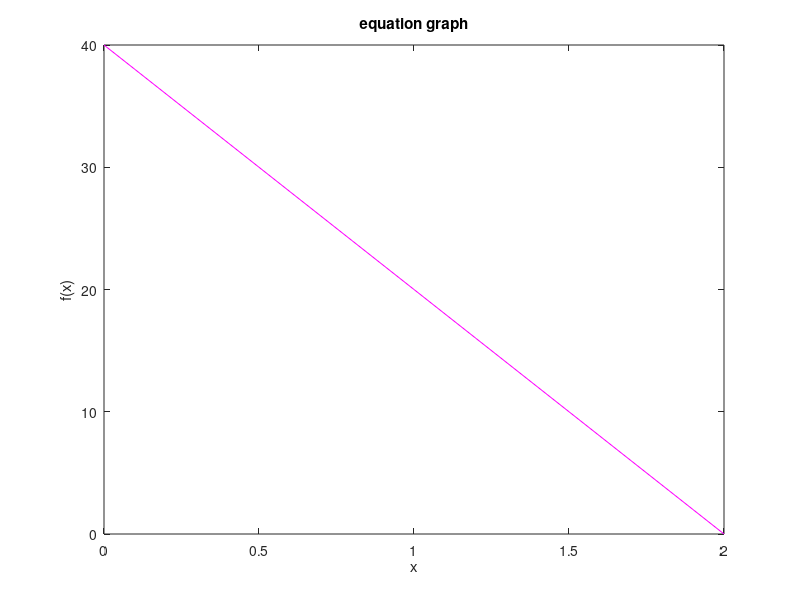

This chart was generated by the following MATLAB code:
% Aga Patro
% Finite Elements Method Project 
% Nb. 1: Heat Transport Equation


% main function which solves our problem 
function fem_solver
    % here you can change input data (number of elements)
    n = 10;
    
    BMatrix = zeros(n+1, n+1);
    for i=0:n-1
        for j=0:n
           if ( abs(i-j) > 1) % if so, integrals will be equal 0 anyway, so i do not count them
               continue 
           end
           from = countLowerLimit(i, j, n);
           to = countUpperLimit(i, j, n);
           % insert counted B(u, v) in right place
           BMatrix(i+1, j+1) = countLeftIntegral(determinatePrimElement(i, n), determinatePrimElement(j, n), from, to)...
               - elementsMultiplication(determinateElement(i, n), determinateElement(j, n));
        end
    end

    % matrix of L(v) functions
    LMatrix = zeros(n+1, 1);
    
    for i=0:n-1
        LMatrix(i+1) = countRight(determinateElement(i, n));
    end

    BMatrix(n+1, n+1) = 1;
    Results = linsolve(BMatrix, LMatrix);
    
    % printing matrixs and results
    disp([BMatrix LMatrix]);  
    disp(Results);

    % making plot 
    X = [0:0.1:2];
    Y = zeros(1, length(X));

    for i=0:length(X)-1
        for j=0:length(Results)-1
            element = determinateElement(j, n);
            Y(i+1) = Y(i+1) + Results(j+1) .* element(X(i+1));
        end
    end

    plot(X, Y, 'm'), xlabel('x'), ylabel('f(x)'), title("equation graph")

end


% functions that help main function solve problem:


% returns integral counted by Legenfre-Gauss Quadrature
function integration = integrate(uPrim_vPrim, from, to)
    integration = ( ...
        (to-from) ./2 .*( ...
        uPrim_vPrim((to-from) ./2 .* (1/sqrt(3)) + (from+to)./2) ...
        + uPrim_vPrim((from-to) ./2 .* (-1/sqrt(3)) + (from+to)./2)...
        )...
        );
end


% returns u(0)*v(0) 
function product = elementsMultiplication(u, v)
    product = u(0) .* v(0);
end


%returns right side of equation
function l = countRight(v)
    l = -20 .* v(0);
end


% returns counted integral from left side of equation 
function integralB = countLeftIntegral(uPrim, vPrim, from, to)
    integralB = integrate (@(x) (uPrim(x) .* vPrim(x)), from, to);
end


% returns i-element function 
function element = determinateElement(i, n)
    element = @(x)(max( 1- abs( (x - i.*2/n) ./2.*n), 0));
end


% returns derivative from i-element function
function elementPrim = determinatePrimElement(i, n)
    elementPrim = @(x) (n./2 .* (2.*(i-1)/n <= x).*(x<2.*i/n) .*(0 <= x) + (-n)./2 .*(2.*i/n <= x) .* (x < 2.*(i+1) / n).*(x <= 2));
end


% returns upper integration limit <to>
function upperLimit = countUpperLimit(i, j, n)
    if (abs(i-j) == 1)
        upperLimit = 2 .* min(1, max(i, j)/n);
    else
        upperLimit = 2 .* min(1, (i+1)/n);
    end
end


% returns lower integration limit <from>
function lowerLimit = countLowerLimit(i, j, n)
    if (abs(i-j) == 1)
         lowerLimit = 2 .* max(0, min(i, j)/n);
    else
         lowerLimit = 2 .* max(0, (i-1)/n);
    end 
end



